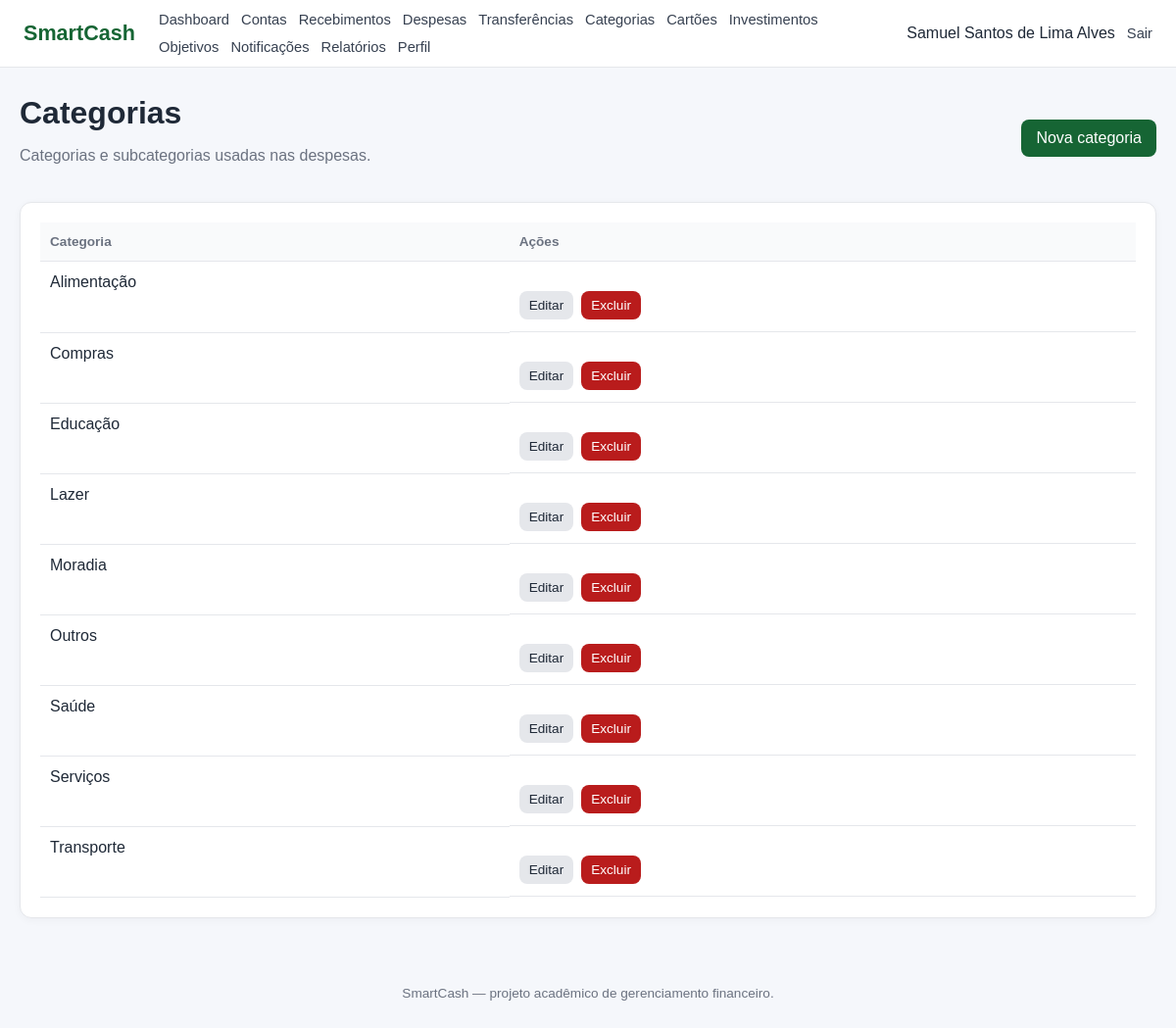
Screenshot of /categorias/index.php (signed in) with the database file from the repository.
### tables this page shows
CREATE TABLE `categoria` (
  `id_categoria` int NOT NULL,
  `id_categoria_pai` int DEFAULT NULL,
  `nome` varchar(100) NOT NULL,
  `descricao` varchar(255) DEFAULT NULL
);

### includes/functions.php (called while the page is built, shortened)
<?php
function e(mixed $value): string
{
    return htmlspecialchars(
        (string)($value ?? ''),
        ENT_QUOTES,
        'UTF-8'
    );
}
function db(): PDO
{
    global $pdo;
    return $pdo;
}
function buildCategoryTree(
    array $categories,
    ?int $parentId = null,
    int $level = 0
): array {
    $tree = [];
    foreach ($categories as $category) {
        $currentParent =
            $category['id_categoria_pai'] !== null
                ? (int)$category['id_categoria_pai']
                : null;
        if ($currentParent === $parentId) {
            $category['nivel'] = $level;
            $tree[] = $category;
            $tree = array_merge(
                $tree,
                buildCategoryTree(
                    $categories,
                    (int)$category['id_categoria'],
                    $level + 1
                )
            );
        }
    }
    return $tree;
}
function getAllCategories(): array
{
    return db()
        ->query(
            'SELECT
                id_categoria,
                id_categoria_pai,
                nome
             FROM CATEGORIA
             ORDER BY nome'
        )
        ->fetchAll(PDO::FETCH_ASSOC);
}

### categorias/index.php (the view, shortened to what this page needs)
<?php
require_once __DIR__ . '/../config/database.php';
require_once __DIR__ . '/../includes/functions.php';
$categories = getAllCategories();
$tree = buildCategoryTree($categories);
require __DIR__.'/../includes/header.php';
?>
<div class="page-header"><div><h1>Categorias</h1><p class="muted">Categorias e subcategorias usadas nas despesas.</p></div><a class="btn" href="cadastrar.php">Nova categoria</a></div>
<div class="table-card">
<?php if (!$tree): ?><div class="empty">Nenhuma categoria cadastrada.</div><?php else: ?>
<table><thead><tr><th>Categoria</th><th>Ações</th></tr></thead><tbody>
<?php foreach($tree as $cat): ?>
<tr><td><?= e(str_repeat('— ', (int)$cat['nivel']).$cat['nome']) ?></td><td class="actions"><a class="btn btn-small btn-secondary" href="editar.php?id=<?= (int)$cat['id_categoria'] ?>">Editar</a><form method="post" action="excluir.php" data-confirm="Excluir esta categoria?"><input type="hidden" name="csrf_token" value="<?= e(csrfToken()) ?>"><input type="hidden" name="id" value="<?= (int)$cat['id_categoria'] ?>"><button class="btn btn-small btn-danger">Excluir</button></form></td></tr>
<?php endforeach; ?></tbody></table>
<?php endif; ?></div>
<?php require __DIR__.'/../includes/footer.php'; ?>

### assets/css/style.css (style rules this page uses)
* { box-sizing: border-box; }
body { margin: 0; font-family: Arial, Helvetica, sans-serif; background: #f5f7fb; color: #1f2937; }
a { color: #166534; text-decoration: none; }
.page-header { display: flex; justify-content: space-between; align-items: center; gap: 16px; margin-bottom: 22px; }
.page-header h1 { margin: 0; }
.card, .table-card, .form-card { background: #fff; border: 1px solid #e5e7eb; border-radius: 12px; padding: 20px; box-shadow: 0 2px 8px rgba(15, 23, 42, .04); }
.btn, .button, button { display: inline-block; border: 0; border-radius: 8px; padding: 10px 15px; text-decoration: none; cursor: pointer; font-weight: 600; background: #166534; color: #fff; font: inherit; }
.btn-secondary, .secondary { background: #e5e7eb; color: #1f2937; }
.btn-danger, .danger { background: #b91c1c; color: #fff; }
.btn-small { padding: 7px 10px; font-size: .85rem; }
.actions { display: flex; gap: 8px; flex-wrap: wrap; margin-top: 18px; }
table { width: 100%; border-collapse: collapse; background: #fff; }
th, td { text-align: left; padding: 12px 10px; border-bottom: 1px solid #e5e7eb; vertical-align: top; }
th { font-size: .85rem; color: #6b7280; background: #f9fafb; }
.muted { color: #6b7280; }

### rows the page displays
categoria: nome "Alimentação"
categoria: nome "Compras"
categoria: nome "Educação"
categoria: nome "Lazer"
categoria: nome "Moradia"
categoria: nome "Outros"
categoria: nome "Saúde"
categoria: nome "Serviços"
categoria: nome "Transporte"

### other values shown
$userName "Samuel Santos de Lima Alves"
